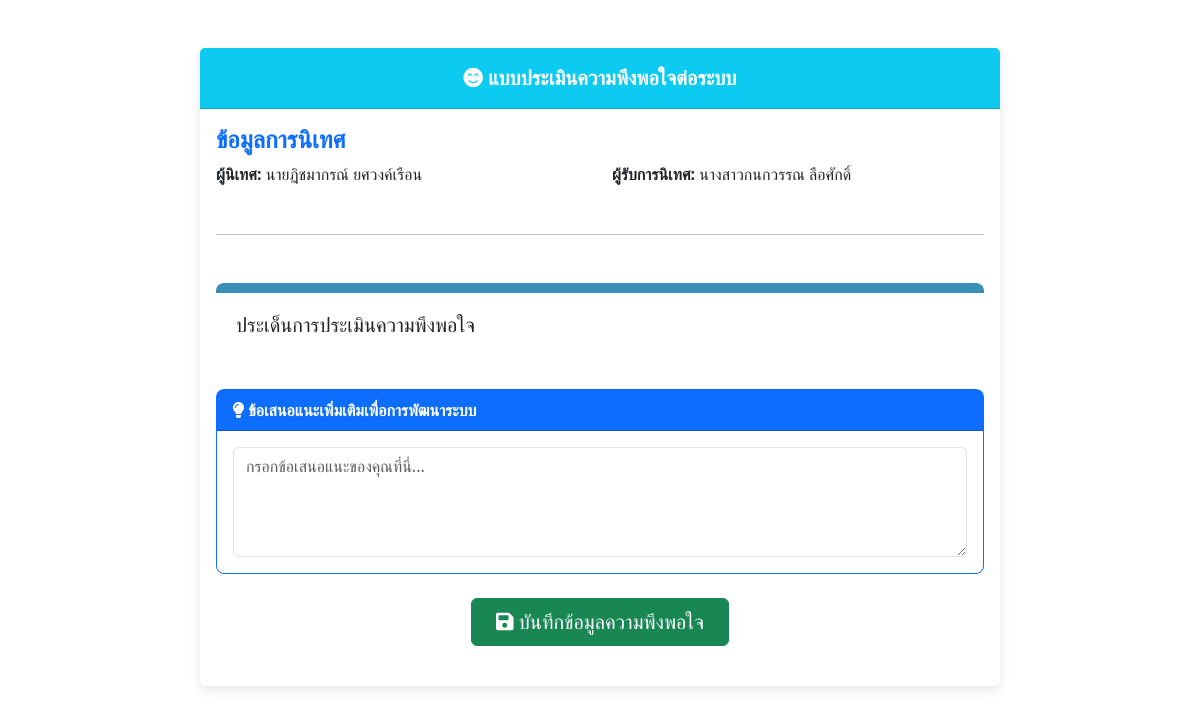
The page /satisfaction_summary.php?session_id=17 on the database as committed earlier.
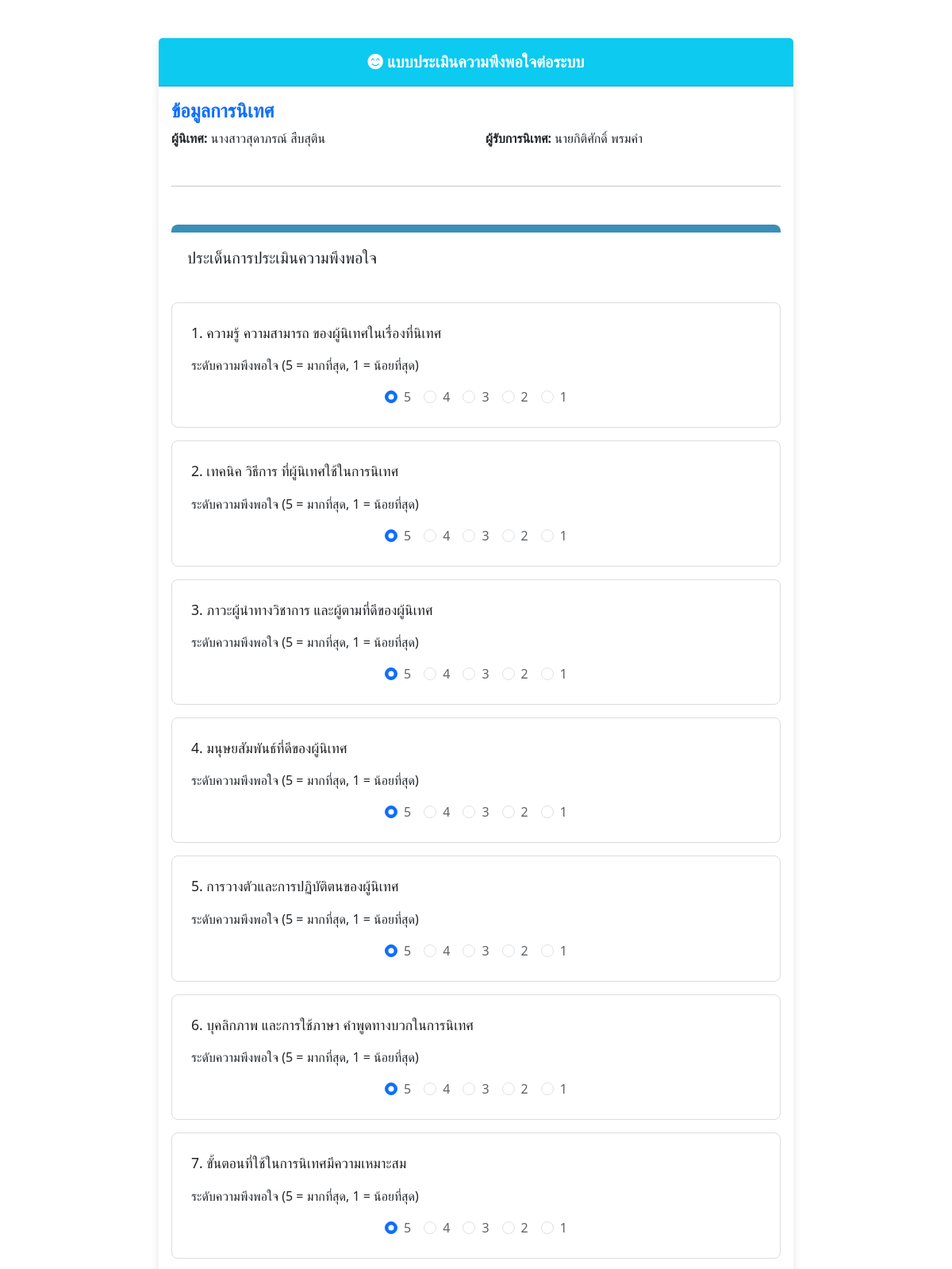
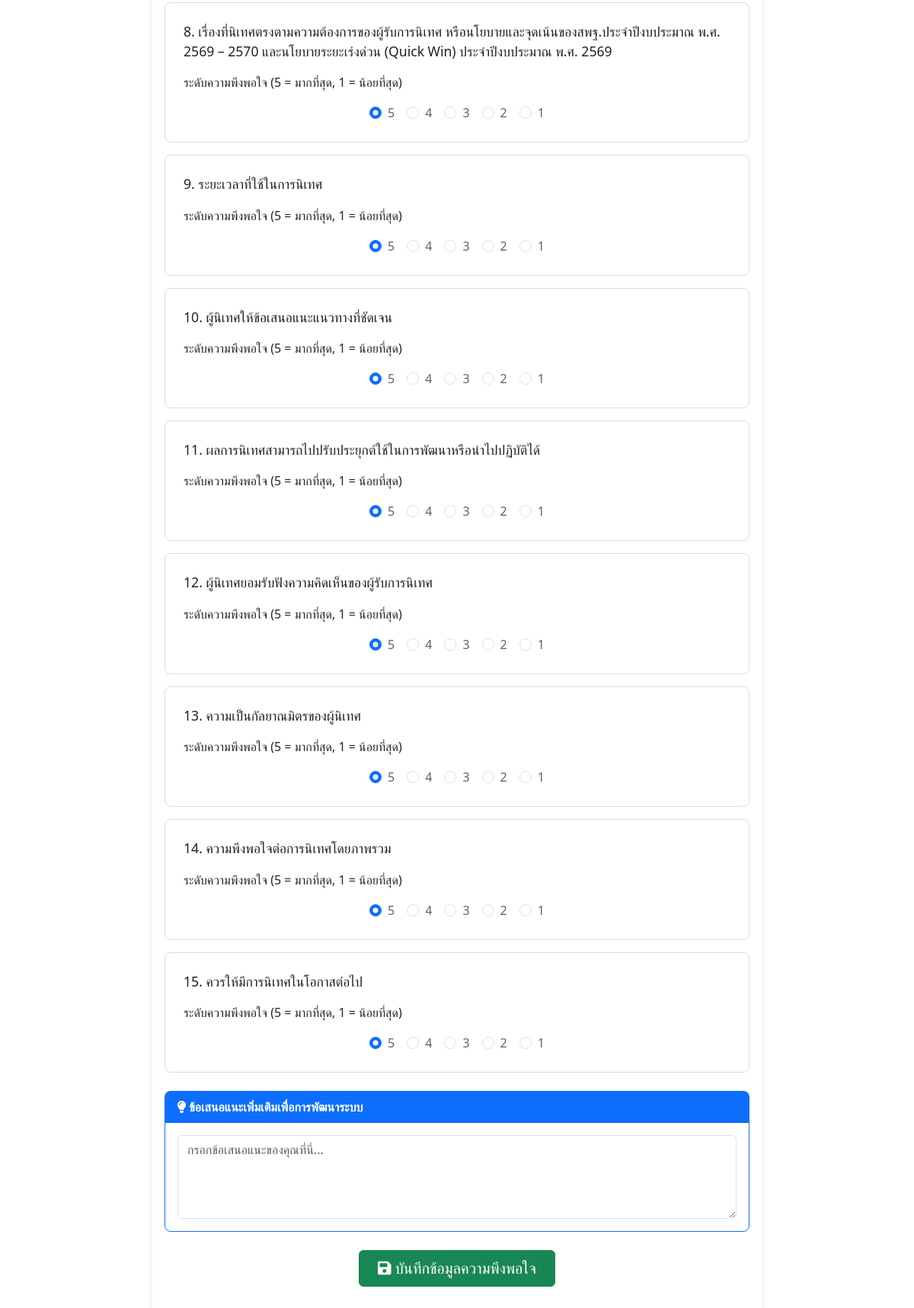
The same page on the database as committed later (2 pictures, top to bottom).
### tables this page shows
CREATE TABLE `satisfaction_questions` (
  `id` int(11) NOT NULL,
  `question_text` text NOT NULL,
  `display_order` int(11) NOT NULL DEFAULT 0
);

### satisfaction_form.php (the view)
<?php
require_once 'db_connect.php';
$satisfaction_data = $_SESSION['satisfaction_data'] ?? [];
$sql_questions = "SELECT id, question_text FROM satisfaction_questions ORDER BY display_order ASC";
$result_questions = $conn->query($sql_questions);
$questions = [];
if ($result_questions && $result_questions->num_rows > 0) {
    while($row = $result_questions->fetch_assoc()) {
        $questions[] = $row;
    }
}
?>
<form id="satisfactionForm" method="POST" action="save_satisfaction.php">
    <h4 class="fw-bold text-primary">ข้อมูลการนิเทศ</h4>
    <div class="row mb-4">
        <div class="col-md-6">
            <strong>ผู้นิเทศ:</strong> <?php echo htmlspecialchars($satisfaction_data['supervisor_name'] ?? 'N/A'); ?>
        </div>
        <div class="col-md-6">
            <strong>ผู้รับการนิเทศ:</strong> <?php echo htmlspecialchars($satisfaction_data['teacher_name'] ?? 'N/A'); ?>
        </div>
    </div>
    <hr class="my-5">
    <div class="section-header mb-3">
        <h2 class="h5">ประเด็นการประเมินความพึงพอใจ</h2>
    </div>
    <?php foreach ($questions as $question) : ?>
        <div class="card mb-3">
            <div class="card-body p-4">
                <div class="mb-3">
                    <label class="form-label-question" for="rating_<?php echo $question['id']; ?>">
                        <?php echo htmlspecialchars($question['question_text']); ?>
                    </label>
                </div>
                <p>ระดับความพึงพอใจ (5 = มากที่สุด, 1 = น้อยที่สุด)</p>
                <div class="d-flex justify-content-center flex-wrap">
                    <?php for ($i = 5; $i >= 1; $i--) : ?>
                        <div class="form-check form-check-inline mx-2">
                            <input
                                class="form-check-input"
                                type="radio"
                                name="ratings[<?php echo $question['id']; ?>]"
                                id="q<?php echo $question['id']; ?>-<?php echo $i; ?>"
                                value="<?php echo $i; ?>"
                                required
                                <?php echo ($i == 5) ? 'checked' : '';  ?>
                            />
                            <label class="form-check-label" for="q<?php echo $question['id']; ?>-<?php echo $i; ?>"><?php echo $i; ?></label>
                        </div>
                    <?php endfor; ?>
                </div>
            </div>
        </div>
    <?php endforeach; ?>
    <div class="card mt-4 border-primary">
        <div class="card-header bg-primary text-white fw-bold">
            <i class="fas fa-lightbulb"></i> ข้อเสนอแนะเพิ่มเติมเพื่อการพัฒนาระบบ
        </div>
        <div class="card-body">
            <textarea
                class="form-control"
                id="overall_suggestion"
                name="overall_suggestion"
                rows="4"
                placeholder="กรอกข้อเสนอแนะของคุณที่นี่..."></textarea>
        </div>
    </div>
    <div class="d-flex justify-content-center my-4">
        <button type="submit" class="btn btn-success fs-5 btn-hover-blue px-4 py-2">
            <i class="fas fa-save"></i> บันทึกข้อมูลความพึงพอใจ
        </button>
    </div>
</form>

### satisfaction_summary.php (shortened to what this page needs)
<?php
require_once 'db_connect.php';
$session_id = intval($_GET['session_id']);
$sql_info = "SELECT
                ss.id AS session_id,
                CONCAT(t.PrefixName, t.fname, ' ', t.lname) AS teacher_name,
                CONCAT(sp.PrefixName, sp.fname, ' ', sp.lname) AS supervisor_name
            FROM supervision_sessions ss
            LEFT JOIN teacher t ON ss.teacher_t_pid = t.t_pid
            LEFT JOIN supervisor sp ON ss.supervisor_p_id = sp.p_id
            WHERE ss.id = ?";
$stmt = $conn->prepare($sql_info);
$stmt->bind_param("i", $session_id);
$stmt->execute();
$result = $stmt->get_result();
$session_info = $result->fetch_assoc();
?>
<!DOCTYPE html>
<html lang="th">
<head>
    <link href="https://cdn.jsdelivr.net/npm/bootstrap@5.3.3/dist/css/bootstrap.min.css" rel="stylesheet">
    <link rel="stylesheet" href="styles.css">
    <link rel="stylesheet" href="https://cdnjs.cloudflare.com/ajax/libs/font-awesome/5.15.4/css/all.min.css">
</head>
<body>
    <div class="main-card card my-5">
        <div class="form-header card-header text-center bg-info text-white">
            <i class="fas fa-smile-beam"></i> <span class="fw-bold">แบบประเมินความพึงพอใจต่อระบบ</span>
        </div>
        <div class="card-body">
            <?php if (empty($session_info)): ?>
                <div class="alert alert-danger text-center">
                    <p>ไม่พบข้อมูลการนิเทศ</p>
                    <a href="history.php" class="btn btn-danger">กลับไปหน้าประวัติ</a>
                </div>
            <?php else: ?>
                <?php
                include 'satisfaction_form.php';
                ?>
            <?php endif; ?>
        </div>
    </div>
</body>
</html>

### styles.css (style rules this page uses)
.main-card { max-width: 800px; margin: 40px auto; box-shadow: 0 4px 12px rgba(0, 0, 0, 0.1); border: none; background-color: #ffffff; }
.form-header { background-color: #007bff; color: white; padding: 15px; font-size: 20px; border-top-left-radius: 5px; border-top-right-radius: 5px; }
.main-card .card { border-radius: 8px; border: 1px solid #dadce0; box-shadow: none; }
.main-card .section-header { background-color: #ffffff; border-top: 10px solid #3a8fb7; border-radius: 8px; padding: 20px; }
.main-card .form-label-question { font-weight: 500; color: #202124; font-size: 1.1rem; }
.form-check-label { color: #5f6368; }
.btn-hover-blue { transition: background-color 0.2s ease-in-out, border-color 0.2s ease-in-out; }

Rows that differ between the two databases and show on the page:
added satisfaction_questions: question_text "1. ความรู้ ความสามารถ ของผู้นิเทศในเรื่องที่นิเทศ", id "☑ 5", id "☐ 4", id "☐ 3", id "☐ 2", id "☐ 1"
added satisfaction_questions: question_text "2. เทคนิค วิธีการ ที่ผู้นิเทศใช้ในการนิเทศ", id "☑ 5", id "☐ 4", id "☐ 3", id "☐ 2", id "☐ 1"
added satisfaction_questions: question_text "3. ภาวะผู้นำทางวิชาการ และผู้ตามที่ดีของผู้นิเทศ", id "☑ 5", id "☐ 4", id "☐ 3", id "☐ 2", id "☐ 1"
added satisfaction_questions: question_text "4. มนุษยสัมพันธ์ที่ดีของผู้นิเทศ", id "☑ 5", id "☐ 4", id "☐ 3", id "☐ 2", id "☐ 1"
added satisfaction_questions: question_text "5. การวางตัวและการปฏิบัติตนของผู้นิเทศ", id "☑ 5", id "☐ 4", id "☐ 3", id "☐ 2", id "☐ 1"
added satisfaction_questions: question_text "6. บุคลิกภาพ และการใช้ภาษา คำพูดทางบวกในการนิเทศ", id "☑ 5", id "☐ 4", id "☐ 3", id "☐ 2", id "☐ 1"
added satisfaction_questions: question_text "7. ขั้นตอนที่ใช้ในการนิเทศมีความเหมาะสม", id "☑ 5", id "☐ 4", id "☐ 3", id "☐ 2", id "☐ 1"
added satisfaction_questions: question_text "8. เรื่องที่นิเทศตรงตามความต้องการของผู้รับการนิเทศ หรือนโยบายและจุดเน้นของสพฐ.ประจำปีงบประมาณ พ.ศ. 2569 – 2570 และนโยบายระยะเร่งด่วน (Quick Win) ประจำปีงบประมาณ พ.ศ. 2569", id "☑ 5", id "☐ 4", id "☐ 3", id "☐ 2", id "☐ 1"
added satisfaction_questions: question_text "9. ระยะเวลาที่ใช้ในการนิเทศ", id "☑ 5", id "☐ 4", id "☐ 3", id "☐ 2", id "☐ 1"
added satisfaction_questions: question_text "10. ผู้นิเทศให้ข้อเสนอแนะแนวทางที่ชัดเจน", id "☑ 5", id "☐ 4", id "☐ 3", id "☐ 2", id "☐ 1"
added satisfaction_questions: question_text "11. ผลการนิเทศสามารถไปปรับประยุกต์ใช้ในการพัฒนาหรือนำไปปฏิบัติได้", id "☑ 5", id "☐ 4", id "☐ 3", id "☐ 2", id "☐ 1"
added satisfaction_questions: question_text "12. ผู้นิเทศยอมรับฟังความคิดเห็นของผู้รับการนิเทศ", id "☑ 5", id "☐ 4", id "☐ 3", id "☐ 2", id "☐ 1"
added satisfaction_questions: question_text "13. ความเป็นกัลยาณมิตรของผู้นิเทศ", id "☑ 5", id "☐ 4", id "☐ 3", id "☐ 2", id "☐ 1"
added satisfaction_questions: question_text "14. ความพึงพอใจต่อการนิเทศโดยภาพรวม", id "☑ 5", id "☐ 4", id "☐ 3", id "☐ 2", id "☐ 1"
added satisfaction_questions: question_text "15. ควรให้มีการนิเทศในโอกาสต่อไป", id "☑ 5", id "☐ 4", id "☐ 3", id "☐ 2", id "☐ 1"
Other text that changed with them:
$satisfaction_data['supervisor_name']: "นายฎิชมากรณ์ ยศวงค์เรือน" → "นางสาวสุดาภรณ์ สืบสุติน"
$satisfaction_data['teacher_name']: "นางสาวกนกวรรณ ลือศักดิ์" → "นายกิติศักดิ์ พรมคำ"
